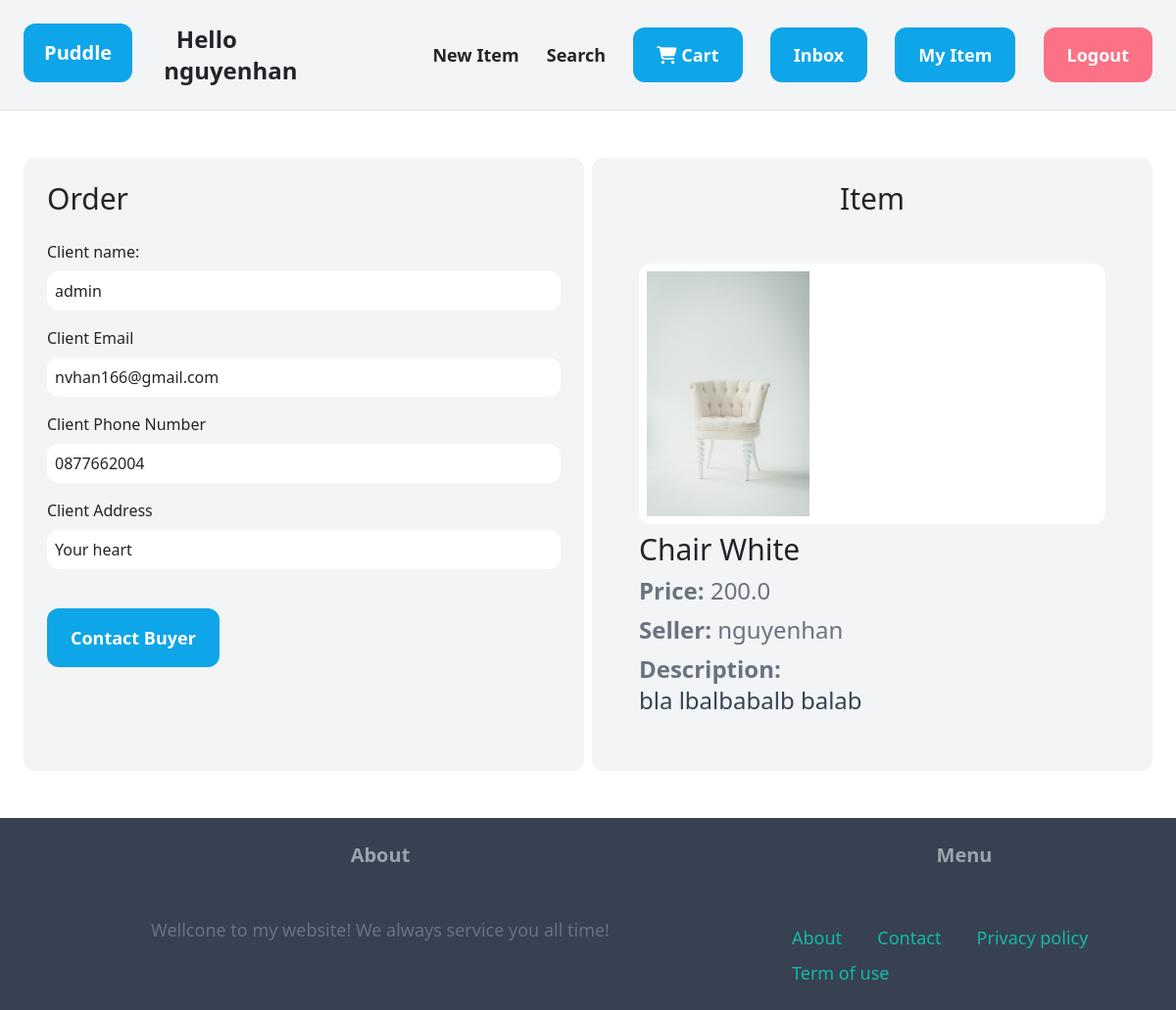
The page /dashboard/4/detailOrder/ (signed in) on the database its author committed.
### item/models.py (models this page shows, shortened)
class Orders(models.Model):
    item = models.ForeignKey(Item , related_name='items', on_delete=models.CASCADE)
    seller = models.ForeignKey(User , related_name='seller' , on_delete=models.CASCADE)
    buyer = models.ForeignKey(User , related_name='buyer' , on_delete=models.CASCADE)
    phonenumber = models.CharField(max_length=50 , default='')
    address = models.CharField(max_length=1000 , default='')
    payment = models.CharField(max_length=50,default='cash')
    time_order = models.DateTimeField(auto_now_add=True)
    class Meta:
        ordering = ('buyer',)

class Item(models.Model):
    category = models.ForeignKey(Category, related_name='items' ,on_delete=models.CASCADE)
    name = models.CharField(max_length=255)
    description = models.TextField(blank=True , null=True)
    price = models.FloatField()
    is_sold = models.BooleanField(default=False)
    image = models.ImageField(upload_to='items_image', blank=True,null=True)
    created_by = models.ForeignKey(User , related_name='items',on_delete=models.CASCADE)
    created_at = models.DateTimeField(auto_now_add=True)

### dashboard/views.py (the view)
# urls.py: path('<int:pk>/detailOrder/' , views.detailOrder , name= 'detailOrder'),
def detailOrder(request,pk):
    item = Item.objects.get(pk=pk)
    order = Orders.objects.filter(seller=request.user , item=item)[0]
    return render(request, 'dashboard/detailorder.html',{
        'order': order,
        'item': item,
    })

### dashboard/templates/dashboard/detailorder.html (shortened to what this page needs)
{% extends "core/base.html" %}
{% block content %}
    <div class="grid grid-cols-2 gap-2">
        <div class = " my-6 p-6  bg-gray-100 rounded-xl">
            <h1 class="mb-6 text-3xl">Order</h1>
            <div>
                <div class="mb-3">
                    <label class="inline-block mb-2">Client name:</label> </br>
                    <input type="text" value="{{ order.buyer.username }}" readonly="readonly" name="" id="" class="w-full rounded-xl p-2">
                </div>
                <div class="mb-3">
                    <label class="inline-block mb-2">Client Email</label> </br>
                    <input type="text" value="{{ order.buyer.email }}" readonly="readonly" name="" id="" class="w-full p-2 rounded-xl">
                </div>
                <div class="mb-3">
                    <label class="inline-block mb-2">Client Phone Number</label> </br>
                    <input type="text" value="{{ order.phonenumber }}" readonly="readonly" name="" id="" class="w-full p-2 rounded-xl">
                </div>
                <div class="mb-3">
                    <label class="inline-block mb-2">Client Address</label> </br>
                    <input type="text" value="{{ order.address }}" readonly="readonly" name="" id="" class="w-full p-2 rounded-xl">
                </div>
                <div class="w-full mt-2">
                    <a href="{% url 'conversation:new' item.id %}" class ="inline-block mt-6 px-6 py-3 text-lg font-semibold bg-sky-500 text-white rounded-xl hover:bg-sky-600">Contact Buyer</a>
                </div>
            </div>
        </div>
        <div class = "my-6 p-6 bg-gray-100 rounded-xl">
            <h1 class="mb-6 text-3xl text-center">Item</h1>
            <div class="col-span-2 p-6 bg-gray-100 rounded-xl">
                <div class="p-2 bg-white rounded-xl text-center">
                    <img src="{{ item.image.url }}" alt="" style="height: 250px;">
                </div>
                <h1 class="mb-6 text-3xl my-2">{{ item.name }}</h1>
                <p class="text-gray-500 text-2xl my-2"><strong>Price:</strong> {{ item.price }}</p>
                <p class="text-gray-500 text-2xl my-2"><strong>Seller:</strong> {{ item.created_by.username}}</p>
                {% if item.description %}
                <p class="text-gray-700 text-2xl my-2">
                    <strong class="text-gray-500">Description:</strong><br>
                    {{ item.description}}
                </p>
                {% endif %}
            </div>
        </div>
    </div>
{% endblock %}

### core/templates/core/base.html (shortened to what this page needs)
<!DOCTYPE html>
<html lang="en">
<head>
    <script src="https://cdn.tailwindcss.com"></script>
    <link rel="stylesheet" href="https://cdnjs.cloudflare.com/ajax/libs/font-awesome/6.4.2/css/all.min.css" />
    <link href="https://cdn.jsdelivr.net/npm/bootstrap@5.0.2/dist/css/bootstrap.min.css" rel="stylesheet">
</head>
<body >
    <nav class="py-6 px-6 flex bg-gray-100 justify-between items-center border-b border-grey-200">
        <div class="grid grid-cols-2 gap-2 space-x-6 w-1/5">
            <div><a href="/" class="px-3 py-3 bg-sky-500 text-center text-white rounded-xl d-block text-xl font-semibold">Puddle</a></div>
            <p class="font-semibold text-center text-2xl block">Hello {{ request.user.username }}</p>
        </div>
        <div class="space-x-6">
            <a href="{% url 'item:new' %}" class= "text-lg font-semibold hover:text-grey-500">New Item</a>
            <a href="{% url 'item:items' %}" class= "text-lg font-semibold hover:text-grey-500">Search</a>
            {% if request.user.is_authenticated %}
                <a href="{% url 'item:cart' %}" class ="px-6 py-3 text-lg font-semibold bg-sky-500 text-white rounded-xl hover:bg-sky-700"><i class="fa-solid fa-cart-shopping"></i> Cart</a>
                <a href="{% url 'conversation:inbox' %}" class ="px-6 py-3 text-lg font-semibold bg-sky-500 text-white rounded-xl hover:bg-sky-700">Inbox</a>
                <a href="{% url 'dashboard:index' %}" class ="px-6 py-3 text-lg font-semibold bg-sky-500 text-white rounded-xl hover:bg-sky-700">My Item</a>
                <a href="{% url 'core:logout' %}" class ="px-6 py-3 text-lg font-semibold bg-rose-400 text-white rounded-xl hover:bg-rose-500">Logout</a>
            {% else %}
                <a href="{% url 'core:signup' %}" class ="px-6 py-3 text-lg font-semibold bg-sky-500 text-white rounded-xl hover:bg-sky-700">Sign up</a>
                <a href="{% url 'core:login' %}" class ="px-6 py-3 text-lg font-semibold bg-gray-500 text-white rounded-xl hover:bg-gray-700">Log in</a>
            {%endif%}
        </div>
    </nav>
    <div class="px-6 py-6">
        {% block content %}
        {% endblock %}
    </div>
    <footer class ="py-6 px-6 flex justify-between bg-gray-700">
        <div class ="w-2/3 pr-10">
            <h3 class="mb-5 font-semibold text-gray-400 text-center text-xl">About</h3>
            <p class="text-lg text-gray-500 text-center">Wellcone to my website! We always service you all time!</p>
        </div>
        <div class="w-1/3">
            <h3 class="mb-5 font-semibold text-gray-400 text-xl text-center">Menu</h3>
            <ul class="space-y-2">
                <li class="d-inline-block"><a href="#" class="text-lg text-teal-500 p-3 hover:text-teal-700">About</a></li>
                <li class="d-inline-block"><a href="{% url 'core:contact' %}" class="text-lg p-3 text-teal-500 hover:text-teal-700">Contact</a></li>
                <li class="d-inline-block"><a href="#" class="text-lg text-teal-500  p-3 hover:text-teal-700">Privacy policy</a></li>
                <li class="d-inline-block"><a href="#" class="text-lg text-teal-500  p-3 hover:text-teal-700">Term of use</a></li>
            </ul>
        </div>
    </footer>
</body>
</html>

### rows shown on the page
Orders: buyer.username "admin", buyer.email "nvhan166@gmail.com", phonenumber "0877662004", address "Your heart"
Item: image (picture), name "Chair White", price "200.0", created_by.username "nguyenhan", description "bla lbalbabalb balab"

### other values the page prints
{{ request.user.username }} "nguyenhan"
